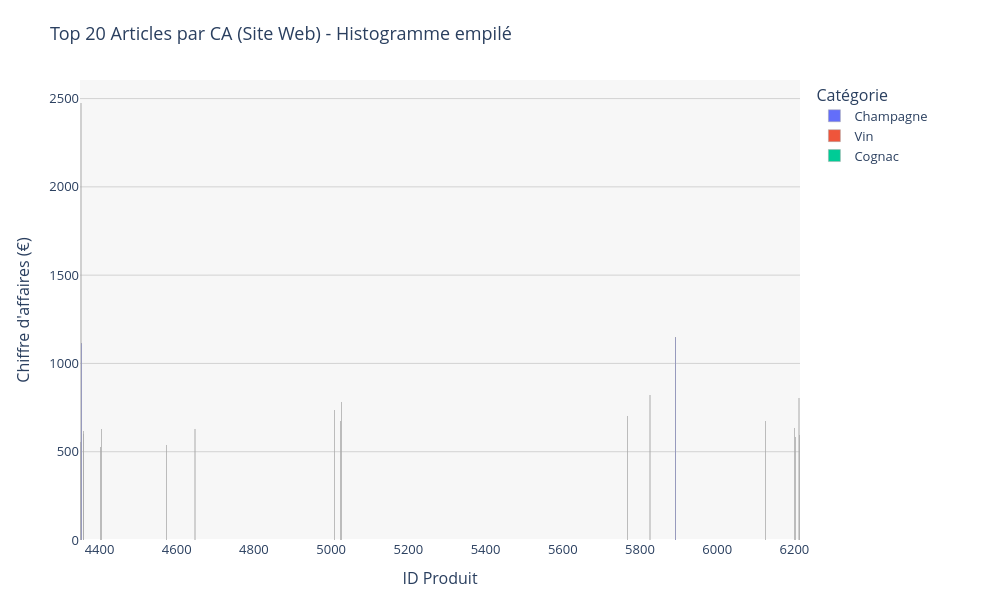

The cell this chart's notebook holds for it:
### Code cell
###############################
# Palmarès des articles en CA #
###############################
# 0. Vérifier que la colonne de CA existe et est correctement calculée
df_palmares = df_final.drop_duplicates(subset=['product_id'], keep='first')

# 1. Effectuer le tri dans l'ordre décroissant du CA du dataset df_web_articles
df_palmares = df_final.sort_values('ca_par_article', ascending=False)

# 2. Réinitialiser l'index du dataset par un reset_index
df_palmares = df_palmares.reset_index(drop=True)

# 3. Afficher les 20 premiers articles en CA (pour meilleure visibilité)
top_20 = df_palmares.head(20)

# 3.b Identifier une colonne de catégorie si disponible
category_candidates = [
    col for col in df_palmares.columns
    if any(key in col.lower() for key in ['categorie', 'category', 'categories', 'product_type', 'product_cat'])
]
category_col = category_candidates[0] if category_candidates else None

display_cols = ['product_id', 'price', 'stock_quantity', 'ca_par_article']
# Ajouter product_type si disponible (nom du produit web)
if 'product_type' in top_20.columns:
    display_cols.insert(1, 'product_type')
elif 'sku' in top_20.columns:
    display_cols.insert(1, 'sku')

if category_col:
    top_20 = top_20.copy()
    top_20['categorie_produit'] = top_20[category_col].fillna('Non renseignee')
    display_cols = display_cols + ['categorie_produit']

print("🏆 TOP 20 ARTICLES EN CA - SITE WEB")
print("=" * 70)
print(top_20[display_cols].to_string())
print("\n")

# 4. Histogramme empilé par catégorie si disponible, sinon par défaut
import plotly.express as px
hover_data_dict = {}
if 'product_type' in top_20.columns:
    hover_data_dict['product_type'] = True
if category_col:
    hover_data_dict['categorie_produit'] = True

if category_col:
    fig_palmares = px.bar(
        top_20,
        x='product_id',
        y='ca_par_article',
        color='categorie_produit',
        text='ca_par_article',
        title='Top 20 Articles par CA (Site Web) - Histogramme empilé',
        labels={'product_id': 'ID Produit', 'ca_par_article': "Chiffre d'affaires (€)", 'categorie_produit': 'Catégorie'},
        hover_data=hover_data_dict if hover_data_dict else None
    )
    fig_palmares.update_layout(barmode='stack')
else:
    fig_palmares = px.bar(
        top_20,
        x='product_id',
        y='ca_par_article',
        text='ca_par_article',
        title='Top 20 Articles par CA (Site Web)',
        labels={'product_id': 'ID Produit', 'ca_par_article': "Chiffre d'affaires (€)"},
        hover_data=hover_data_dict if hover_data_dict else None
    )

# Améliorer la lisibilité
fig_palmares.update_traces(
    textposition='outside',
    texttemplate='%{text:,.0f}€',
    marker=dict(line=dict(width=0.5, color='darkgray'))
)

fig_palmares.update_layout(
    height=600,
    width=1000,
    showlegend=True if category_col else False,
    hovermode='x unified',
    xaxis_title="ID Produit",
    yaxis_title="Chiffre d'affaires (€)",
    font=dict(size=13),
    margin=dict(l=80, r=200, t=80, b=60),
    plot_bgcolor='rgba(240,240,240,0.5)',
    paper_bgcolor='white'
)

fig_palmares.update_yaxes(showgrid=True, gridwidth=1, gridcolor='lightgray')

fig_palmares.show()

#fig_palmares.write_image("../png/palmares_ca.png")
print("✓ Visualisation exportée: ../png/palmares_ca.png")

### Figure 1 — Plotly figure (JSON) as saved in the notebook; plotly's stock layout.template omitted (floating-point values rounded to 4 significant figures)
{"data": [{"customdata": [["Champagne", "Champagne"], ["Champagne", "Champagne"], ["Champagne", "Champagne"], ["Champagne", "Champagne"], ["Champagne", "Champagne"], ["Champagne", "Champagne"], ["Champagne", "Champagne"], ["Champagne", "Champagne"], ["Champagne", "Champagne"]], "hovertemplate": "Catégorie=%{customdata[1]}<br>ID Produit=%{x}<br>Chiffre d'affaires (€)=%{text}<br>product_type=%{customdata[0]}<extra></extra>", "legendgroup": "Champagne", "marker": {"color": "#636efa", "line": {"color": "darkgray", "width": 0.5}, "pattern": {"shape": ""}}, "name": "Champagne", "orientation": "v", "showlegend": true, "text": [2475.0, 1148.0, 1113.0, 781.2, 675.0, 672.0, 616.0, 599.2, 556.5], "textposition": "outside", "texttemplate": "%{text:,.0f}€", "type": "bar", "x": [4352, 5892, 4353, 5026, 6126, 5025, 4358, 4359, 4350], "xaxis": "x", "y": [2475.0, 1148.0, 1113.0, 781.2, 675.0, 672.0, 616.0, 599.2, 556.5], "yaxis": "y"}, {"customdata": [["Vin", "Vin"], ["Vin", "Vin"], ["Vin", "Vin"], ["Vin", "Vin"], ["Vin", "Vin"], ["Vin", "Vin"], ["Vin", "Vin"], ["Vin", "Vin"], ["Vin", "Vin"]], "hovertemplate": "Catégorie=%{customdata[1]}<br>ID Produit=%{x}<br>Chiffre d'affaires (€)=%{text}<br>product_type=%{customdata[0]}<extra></extra>", "legendgroup": "Vin", "marker": {"color": "#EF553B", "line": {"color": "darkgray", "width": 0.5}, "pattern": {"shape": ""}}, "name": "Vin", "orientation": "v", "showlegend": true, "text": [824.0, 805.0, 735.0, 700.0, 633.6, 627.0, 594.0, 582.0, 537.6], "textposition": "outside", "texttemplate": "%{text:,.0f}€", "type": "bar", "x": [5826, 6212, 5008, 5767, 6201, 4647, 6214, 6202, 4573], "xaxis": "x", "y": [824.0, 805.0, 735.0, 700.0, 633.6, 627.0, 594.0, 582.0, 537.6], "yaxis": "y"}, {"customdata": [["Cognac", "Cognac"], ["Cognac", "Cognac"]], "hovertemplate": "Catégorie=%{customdata[1]}<br>ID Produit=%{x}<br>Chiffre d'affaires (€)=%{text}<br>product_type=%{customdata[0]}<extra></extra>", "legendgroup": "Cognac", "marker": {"color": "#00cc96", "line": {"color": "darkgray", "width": 0.5}, "pattern": {"shape": ""}}, "name": "Cognac", "orientation": "v", "showlegend": true, "text": [628.0, 528.0], "textposition": "outside", "texttemplate": "%{text:,.0f}€", "type": "bar", "x": [4406, 4402], "xaxis": "x", "y": [628.0, 528.0], "yaxis": "y"}], "layout": {"barmode": "stack", "font": {"size": 13}, "height": 600, "hovermode": "x unified", "legend": {"title": {"text": "Catégorie"}, "tracegroupgap": 0}, "margin": {"b": 60, "l": 80, "r": 200, "t": 80}, "paper_bgcolor": "white", "plot_bgcolor": "rgba(240,240,240,0.5)", "showlegend": true, "title": {"text": "Top 20 Articles par CA (Site Web) - Histogramme empilé"}, "width": 1000, "xaxis": {"anchor": "y", "domain": [0, 1], "title": {"text": "ID Produit"}}, "yaxis": {"anchor": "x", "domain": [0, 1], "gridcolor": "lightgray", "gridwidth": 1, "showgrid": true, "title": {"text": "Chiffre d'affaires (€)"}}}}
